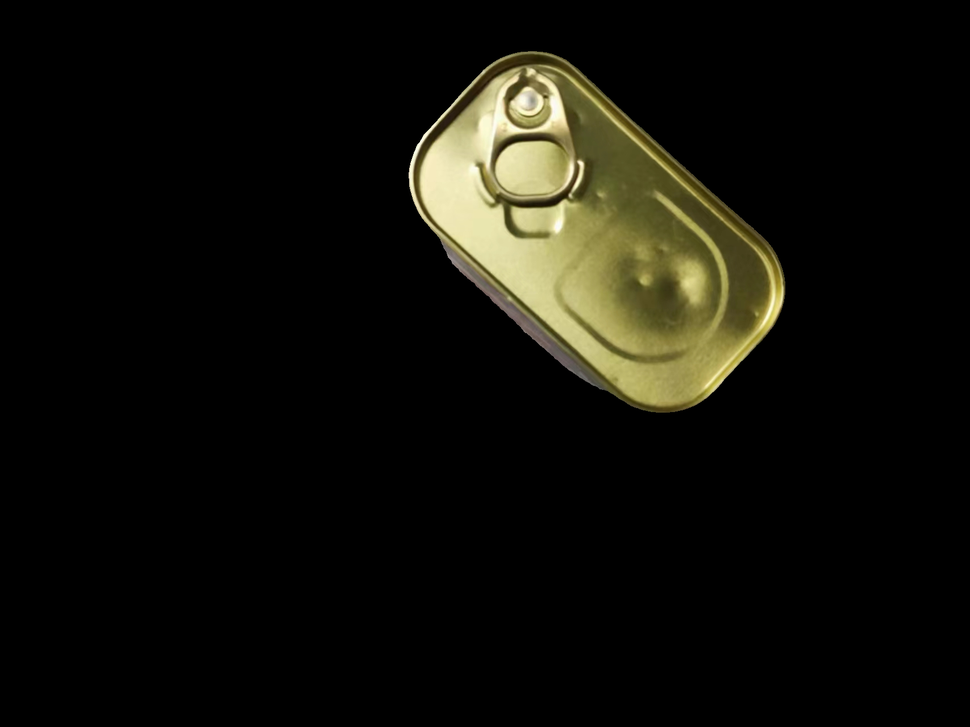
#> input picture data_mask/image_1.png, 970 x 727 px, shrunk from 1707 x 1279 before the run, found by its file name
$ python contour.py
#> lines starting #> are read from the running program, lines starting #| are printed output that depends on the picture; after the words box and inside, x2 and y2 are one past the last pixel; in counts of white or black regions, pixels touching at a corner belong together
import cv2
import numpy as np

# 读取图像
image = cv2.imread('/home/lichalab/GSam_llm/data_mask/image_1.png')
#> image is the input picture: shape (727, 970, 3); mean B, G, R 10.1, 16.4, 17.2

# 将图像转换为灰度图
gray = cv2.cvtColor(image, cv2.COLOR_BGR2GRAY)
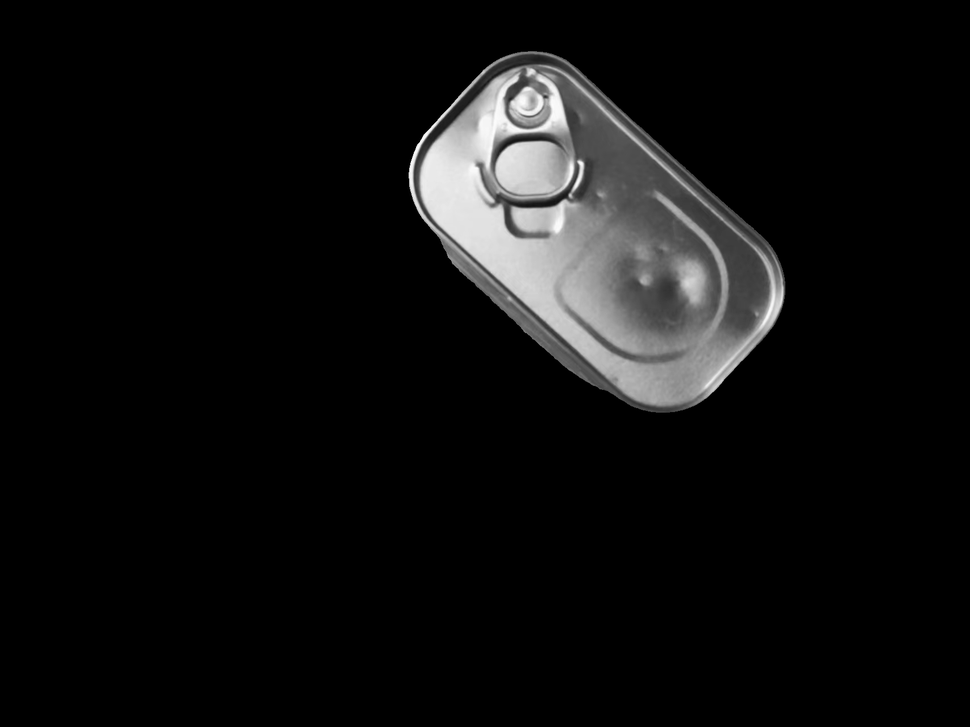
#> gray: shape (727, 970); min 0, max 255, mean 15.9

# 使用高斯模糊来减少图像噪声
blurred = cv2.GaussianBlur(gray, (5, 5), 0)

# 使用Canny边缘检测算法
edges = cv2.Canny(blurred, 50, 150)
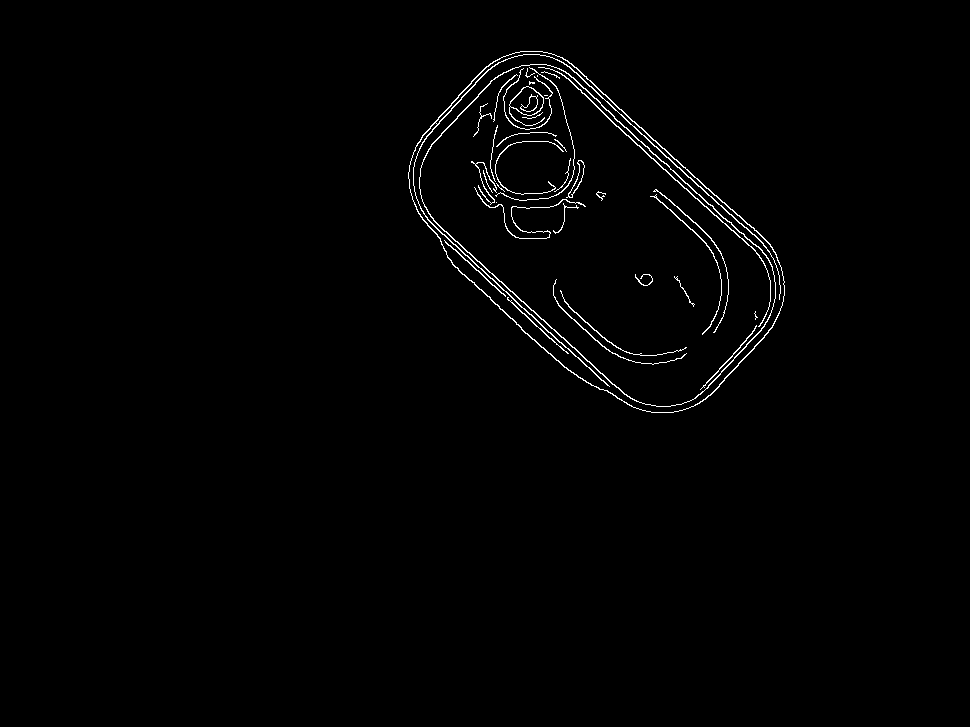
#> edges: shape (727, 970); 1.1% white in thin lines or dots, all inside (x1, y1, x2, y2) = (408, 51, 785, 413)

# 查找轮廓
contours, _ = cv2.findContours(edges, cv2.RETR_EXTERNAL, cv2.CHAIN_APPROX_SIMPLE)
#> contours = 1 contour; box (x1, y1, x2, y2) and area: (408, 51, 785, 413) 82220

# 绘制轮廓
contour_image = np.zeros_like(image)
cv2.drawContours(contour_image, contours, -1, (0, 255, 0), 3)
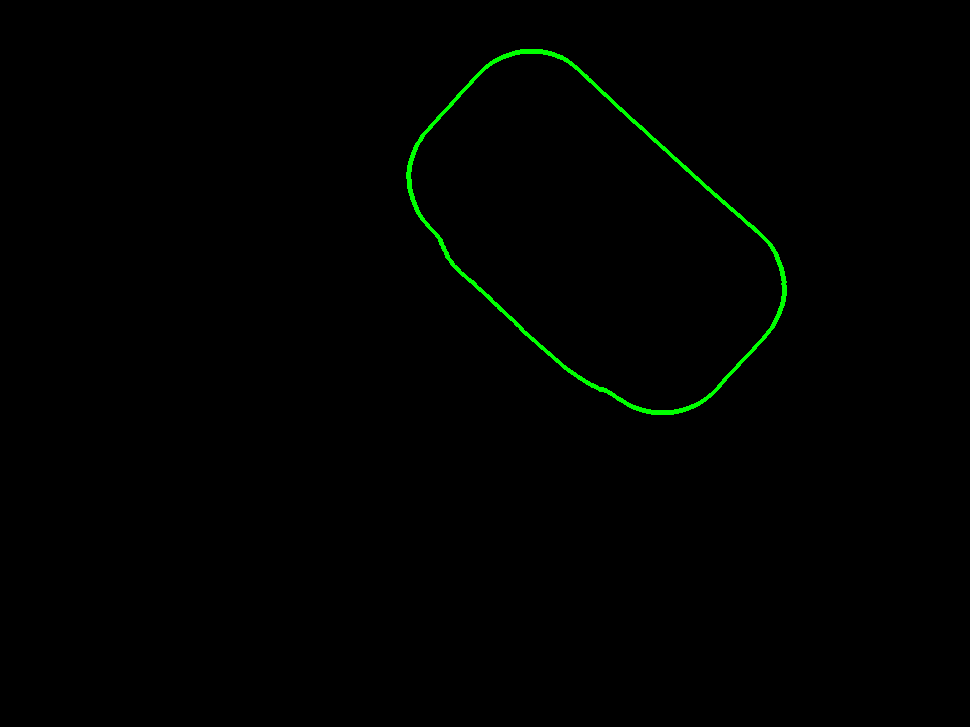
#> contour_image: shape (727, 970, 3); mean of channels 0, 1, 2 0, 1.6, 0; drawn as B, G, R

# 显示原始图像和轮廓图像
cv2.imshow('Original Image', image)
cv2.imshow('Contours', contour_image)

# 等待按键后关闭所有窗口
cv2.waitKey(0)
cv2.destroyAllWindows()

$ run again, with data_mask/image_0.png copied over data_mask/image_1.png
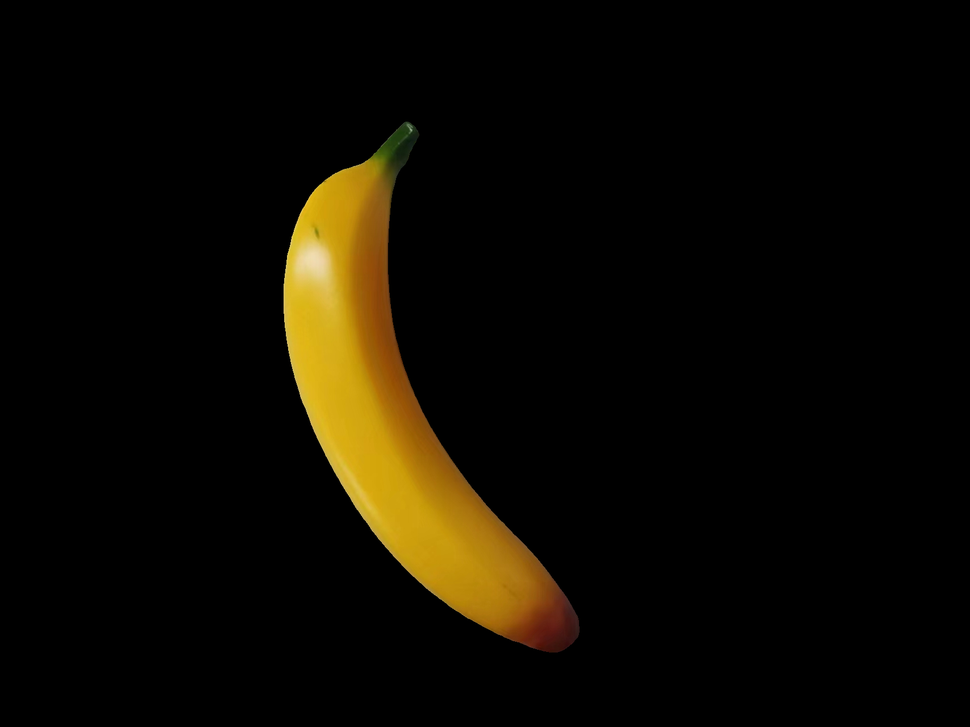
#> input picture data_mask/image_0.png, 970 x 727 px, shrunk from 1707 x 1279 before the run, found by its file name
#> image is the input picture: shape (727, 970, 3); mean B, G, R 1.7, 10.4, 14
#> `gray = cv2.cvtColor(image, cv2.COLOR_BGR2GRAY)`:
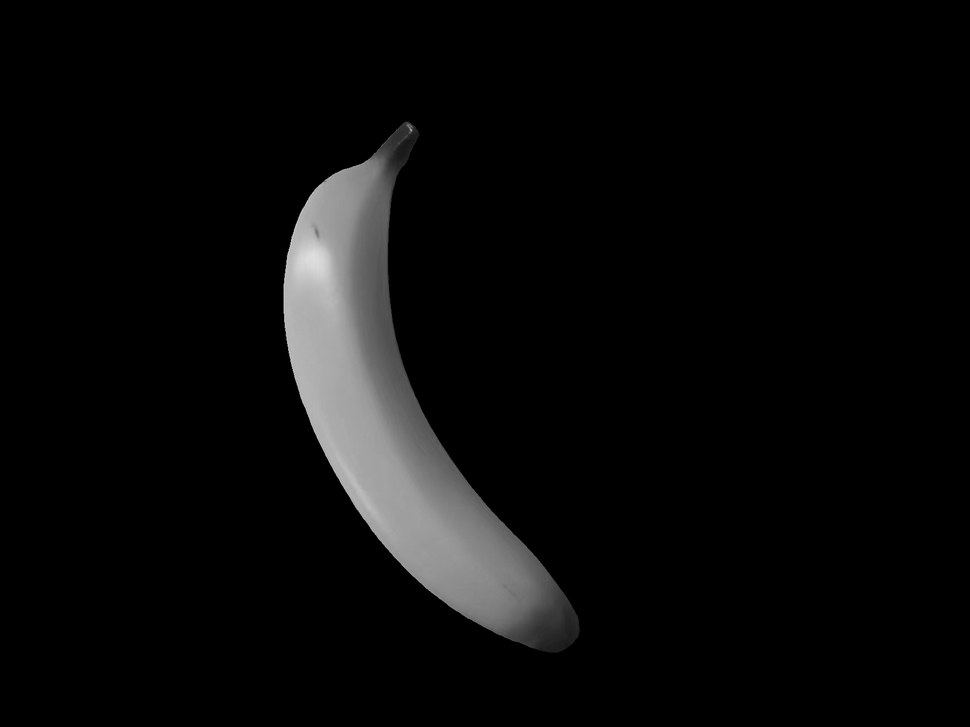
#> gray: shape (727, 970); min 0, max 222, mean 10.5
#> `edges = cv2.Canny(blurred, 50, 150)`:
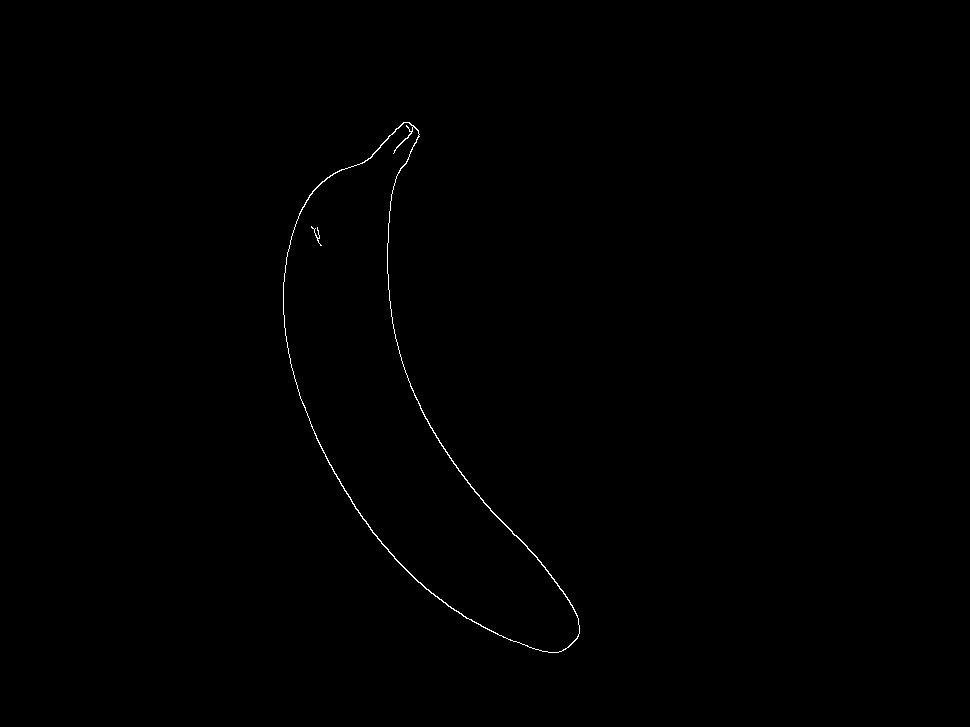
#> edges: shape (727, 970); 0.24% white in thin lines or dots, all inside (x1, y1, x2, y2) = (283, 122, 580, 653)
#> contours = 1 contour; box (x1, y1, x2, y2) and area: (283, 122, 580, 653) 55486

$ run again, with data_mask/image_2.png copied over data_mask/image_1.png
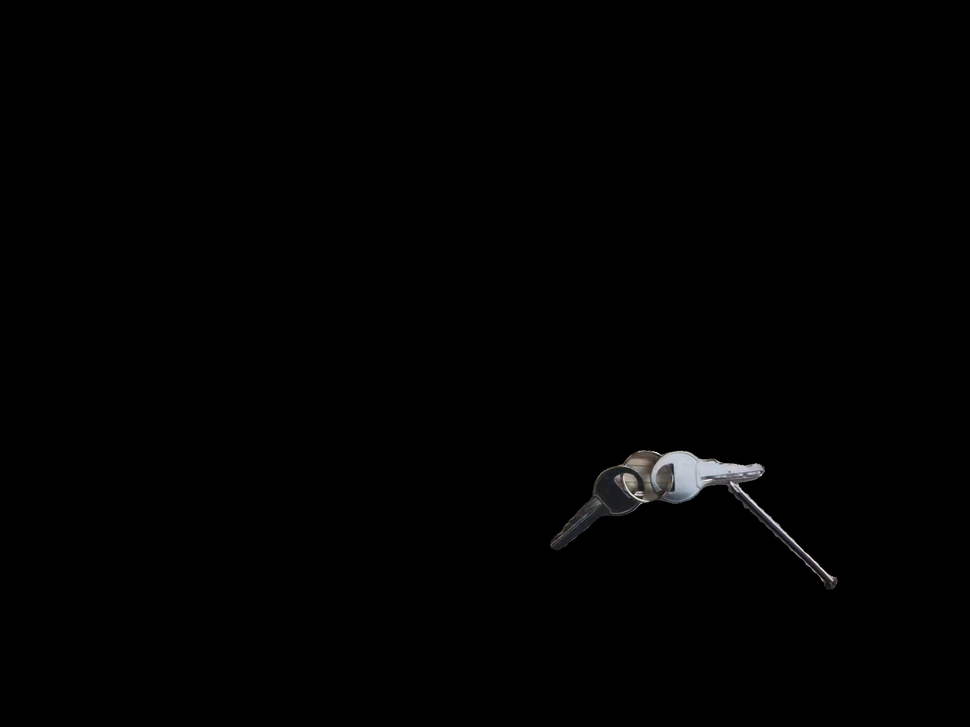
#> input picture data_mask/image_2.png, 970 x 727 px, shrunk from 1706 x 1279 before the run, found by its file name
#> image is the input picture: shape (727, 970, 3); mean B, G, R 1.3, 1.3, 1.3
#> `edges = cv2.Canny(blurred, 50, 150)`:
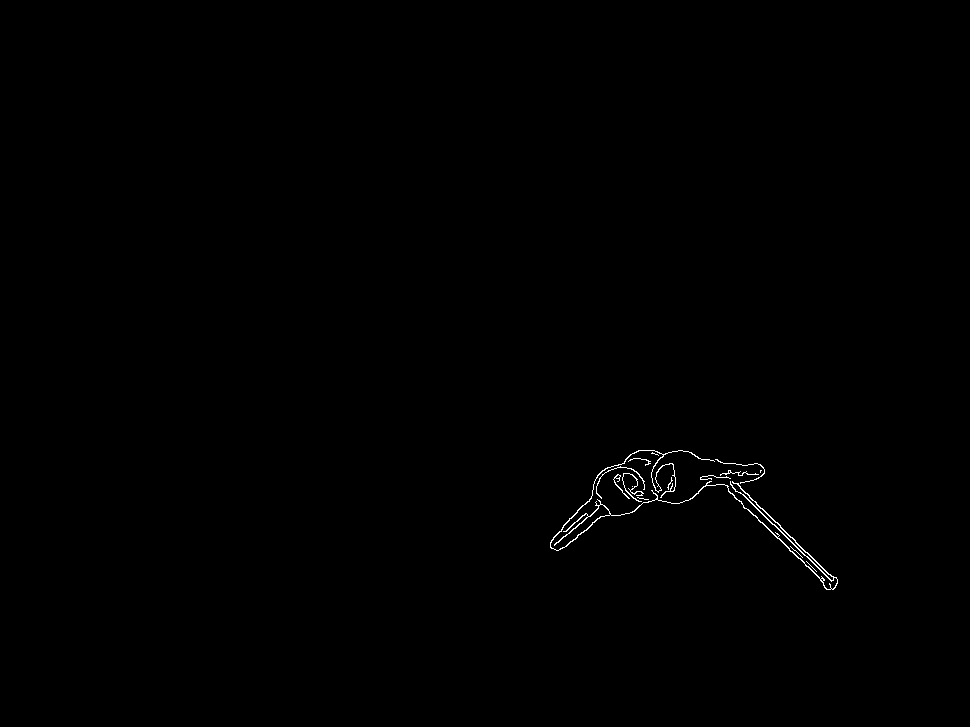
#> edges: shape (727, 970); 0.29% white in thin lines or dots, all inside (x1, y1, x2, y2) = (550, 450, 838, 590)
#> contours = 15 contours, 11 with area under 20; largest, box (x1, y1, x2, y2) and area: (550, 450, 838, 590) 504, (613, 474, 630, 499) 29, (622, 473, 644, 502) 26, (596, 466, 645, 499) 22
